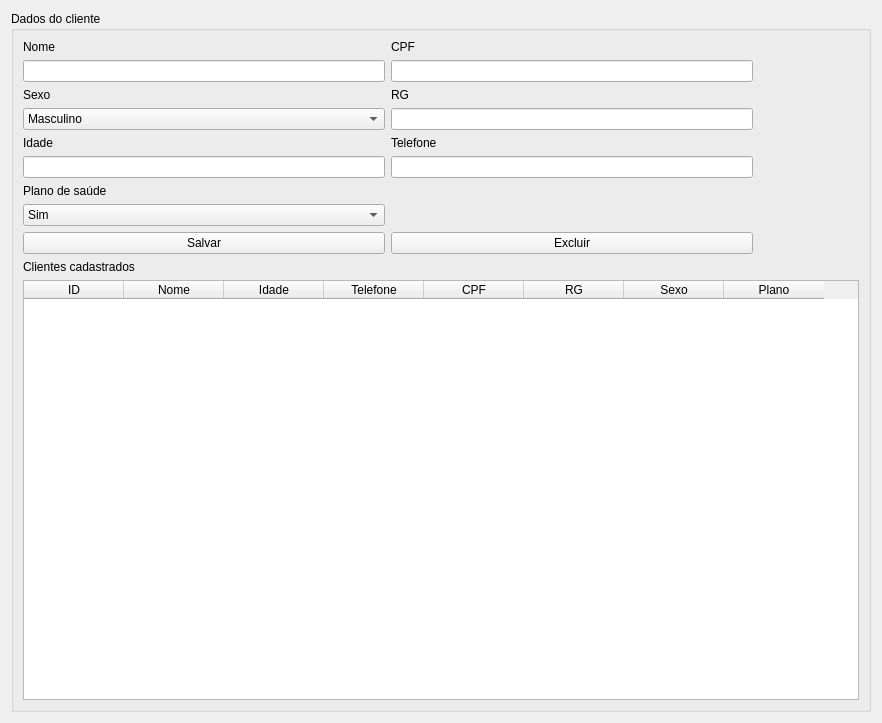
<?xml version="1.0" encoding="UTF-8"?>
<ui version="4.0">
 <class>Form</class>
 <widget class="QWidget" name="Form">
  <property name="geometry">
   <rect>
    <x>0</x>
    <y>0</y>
    <width>882</width>
    <height>723</height>
   </rect>
  </property>
  <property name="windowTitle">
   <string>Cadastro de pacientes</string>
  </property>
  <layout class="QHBoxLayout" name="horizontalLayout_2">
   <item>
    <widget class="QGroupBox" name="groupBox">
     <property name="title">
      <string>Dados do cliente</string>
     </property>
     <layout class="QVBoxLayout" name="verticalLayout">
      <item>
       <layout class="QHBoxLayout" name="horizontalLayout">
        <item>
         <layout class="QGridLayout" name="gridLayout">
          <item row="9" column="0">
           <widget class="QComboBox" name="combo_plano">
            <item>
             <property name="text">
              <string>Sim</string>
             </property>
            </item>
            <item>
             <property name="text">
              <string>Não</string>
             </property>
            </item>
           </widget>
          </item>
          <item row="10" column="1">
           <widget class="QPushButton" name="excluir_btn">
            <property name="text">
             <string>Excluir</string>
            </property>
           </widget>
          </item>
          <item row="3" column="1">
           <widget class="QLabel" name="label_5">
            <property name="text">
             <string>RG</string>
            </property>
           </widget>
          </item>
          <item row="4" column="1">
           <widget class="QLineEdit" name="rg"/>
          </item>
          <item row="2" column="1">
           <widget class="QLineEdit" name="cpf"/>
          </item>
          <item row="1" column="0">
           <widget class="QLabel" name="label">
            <property name="text">
             <string>Nome</string>
            </property>
           </widget>
          </item>
          <item row="6" column="1">
           <widget class="QLabel" name="label_6">
            <property name="text">
             <string>Telefone</string>
            </property>
           </widget>
          </item>
          <item row="1" column="1">
           <widget class="QLabel" name="label_4">
            <property name="text">
             <string>CPF</string>
            </property>
           </widget>
          </item>
          <item row="7" column="0">
           <widget class="QLineEdit" name="idade"/>
          </item>
          <item row="2" column="0">
           <widget class="QLineEdit" name="nome"/>
          </item>
          <item row="4" column="0">
           <widget class="QComboBox" name="combo_sexo">
            <item>
             <property name="text">
              <string>Masculino</string>
             </property>
            </item>
            <item>
             <property name="text">
              <string>Feminino</string>
             </property>
            </item>
           </widget>
          </item>
          <item row="3" column="0">
           <widget class="QLabel" name="label_2">
            <property name="text">
             <string>Sexo</string>
            </property>
           </widget>
          </item>
          <item row="7" column="1">
           <widget class="QLineEdit" name="fone"/>
          </item>
          <item row="8" column="0">
           <widget class="QLabel" name="label_7">
            <property name="text">
             <string>Plano de saúde</string>
            </property>
           </widget>
          </item>
          <item row="6" column="0">
           <widget class="QLabel" name="label_3">
            <property name="text">
             <string>Idade</string>
            </property>
           </widget>
          </item>
          <item row="10" column="0">
           <widget class="QPushButton" name="salvar_btn">
            <property name="text">
             <string>Salvar</string>
            </property>
           </widget>
          </item>
         </layout>
        </item>
        <item>
         <widget class="QLabel" name="label_8">
          <property name="minimumSize">
           <size>
            <width>100</width>
            <height>0</height>
           </size>
          </property>
          <property name="text">
           <string/>
          </property>
          <property name="pixmap">
           <pixmap>../../aaaaaaaa.png</pixmap>
          </property>
          <property name="scaledContents">
           <bool>false</bool>
          </property>
          <property name="margin">
           <number>-50</number>
          </property>
         </widget>
        </item>
       </layout>
      </item>
      <item>
       <widget class="QLabel" name="label_9">
        <property name="text">
         <string>Clientes cadastrados</string>
        </property>
       </widget>
      </item>
      <item>
       <widget class="QTableWidget" name="tableWidget">
        <column>
         <property name="text">
          <string>ID</string>
         </property>
        </column>
        <column>
         <property name="text">
          <string>Nome</string>
         </property>
        </column>
        <column>
         <property name="text">
          <string>Idade</string>
         </property>
        </column>
        <column>
         <property name="text">
          <string>Telefone</string>
         </property>
        </column>
        <column>
         <property name="text">
          <string>CPF</string>
         </property>
        </column>
        <column>
         <property name="text">
          <string>RG</string>
         </property>
        </column>
        <column>
         <property name="text">
          <string>Sexo</string>
         </property>
        </column>
        <column>
         <property name="text">
          <string>Plano</string>
         </property>
        </column>
       </widget>
      </item>
     </layout>
    </widget>
   </item>
  </layout>
 </widget>
 <tabstops>
  <tabstop>nome</tabstop>
  <tabstop>cpf</tabstop>
  <tabstop>rg</tabstop>
  <tabstop>idade</tabstop>
  <tabstop>fone</tabstop>
  <tabstop>combo_sexo</tabstop>
  <tabstop>combo_plano</tabstop>
  <tabstop>salvar_btn</tabstop>
  <tabstop>excluir_btn</tabstop>
  <tabstop>tableWidget</tabstop>
 </tabstops>
 <resources/>
 <connections/>
</ui>
